Frame 1 (no input): blank canvas, image omitted
Frame 60 (no input): blank canvas, image omitted
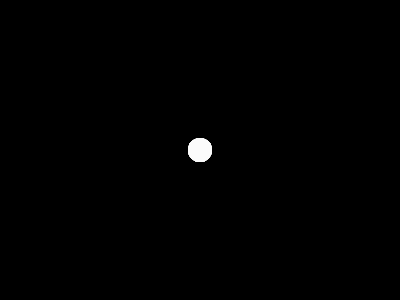
Frame 120 (the mouse pressed at the canvas centre since frame 60)

The p5.js sketch whose frames 1 and 60 were blank and that drew this single picture after the mouse press (run headless with seeded random() and noise() and a simulated clock; from frame 60 on, the mouse is pressed at the canvas centre):

// p5.js sketch
// ── sketch.js
function setup() {
  createCanvas(400, 300);
}

function draw() {
  noStroke();
  fill(255, 50);
  circle(mouseX, mouseY, 24);
}

function mousePressed() {
  // by moving the background to mousePressed() you can rerender the background on mouse click
  background(0);
}
